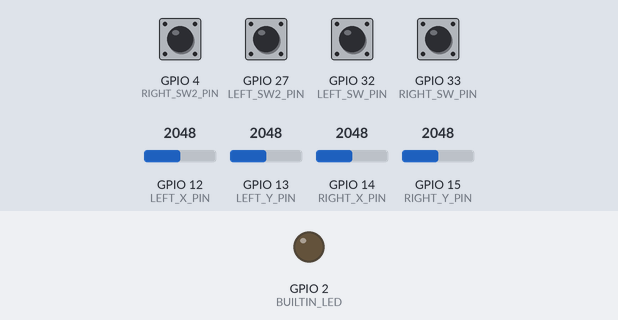
This sketch was run on a simulated ESP32. Shown: output pins drawn as LEDs (lit = HIGH). The inputs (shaded band) are chosen by the test bench; at power-on: GPIO 4 (RIGHT_SW2_PIN), GPIO 27 (LEFT_SW2_PIN), GPIO 32 (LEFT_SW_PIN), GPIO 33 (RIGHT_SW_PIN) HIGH, GPIO 12 (LEFT_X_PIN) = 2048, GPIO 13 (LEFT_Y_PIN) = 2048, GPIO 14 (RIGHT_X_PIN) = 2048, GPIO 15 (RIGHT_Y_PIN) = 2048. Nothing arrives over Bluetooth unless stated; what the sketch prints to the serial monitor is not drawn.

Above: at 0.1 s.
Timing chart, 0 to 1.8 s (numbered marks = the images above):
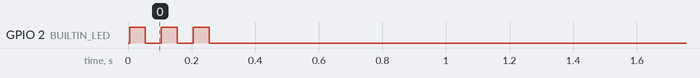

The sketch:

transmitter.ino
```cpp
#include "Arduino.h"
#include "InputCmd.h"
#include "Transmit.h"

Transmit transmit;

void setup() {
    Serial.begin(115200);
    transmit.setup();
 }

void loop() {
    transmit.transmit_data();
}
```

InputCmd.cpp
```cpp
#include "InputCmd.h"

InputCmd::InputCmd() {}
void InputCmd::setup() {
    pinMode(LEFT_SW_PIN, INPUT_PULLUP);
    pinMode(RIGHT_SW_PIN, INPUT_PULLUP);

#ifdef ADDITIONAL_BUTTONS
    pinMode(LEFT_SW2_PIN, INPUT_PULLUP);
    pinMode(RIGHT_SW2_PIN, INPUT_PULLUP);
#endif
}

void InputCmd::sense_value() {
    left_sw_val = digitalRead(LEFT_SW_PIN);
    left_x_val  = analogRead (LEFT_X_PIN) >> 4;
    left_y_val  = analogRead (LEFT_Y_PIN) >> 4;

    right_sw_val = digitalRead(RIGHT_SW_PIN);
    right_x_val  = analogRead (RIGHT_X_PIN) >> 4;
    right_y_val  = analogRead (RIGHT_Y_PIN) >> 4;

#ifdef ADDITIONAL_BUTTONS
    left_sw2_val = digitalRead(LEFT_SW2_PIN);
    right_sw2_val = digitalRead(RIGHT_SW2_PIN);
#endif
}
```

InputCmd.h
```cpp
#ifndef InputCmd_h
#define InputCmd_h
#include "Arduino.h"
#include "def_system.h"

class InputCmd {
   public:
    InputCmd();

    void setup();
    void sense_value();

    int get_left_sw_val()  { return left_sw_val; }
    int get_left_x_val()   { return left_x_val; }
    int get_left_y_val()   { return left_y_val; }

    int get_right_sw_val() { return right_sw_val; }
    int get_right_x_val()  { return right_x_val; }
    int get_right_y_val()  { return right_y_val; }

#ifdef ADDITIONAL_BUTTONS
    int get_left_sw2_val()  { return left_sw2_val; }
    int get_right_sw2_val()  { return right_sw2_val; }
#endif

   private:
    char left_sw_val = 0;
    unsigned int left_x_val = 0;
    unsigned int left_y_val = 0;

    char right_sw_val = 0;
    unsigned int right_x_val = 0;
    unsigned int right_y_val = 0;

#ifdef ADDITIONAL_BUTTONS
    char left_sw2_val = 0;
    char right_sw2_val = 0;
#endif
};
#endif  // #ifndef InputCmd_h
```

Transmit.cpp
```cpp
#include "Transmit.h"

BluetoothSerial SerialBT;

Transmit::Transmit() {}

void Transmit::setup() {
    input.setup();

    bluetooth_setup();
    notify_bluetooth_setup_finished();
}

void Transmit::bluetooth_setup() {
    SerialBT.begin("ESP32test", true);
    Serial.println("The device started in master mode, make sure remote BT device is on!");

    connected = SerialBT.connect(address);
    if (connected) {
        Serial.println("Connected Succesfully!");
    } else {
        while (!SerialBT.connected(10000)) {
            Serial.println(
                "Failed to connect. Make sure remote device is available and "
                "in range, then restart app.");
        }
    }
    if (SerialBT.disconnect()) {
        Serial.println("Disconnected Succesfully!");
    }
    SerialBT.connect();
}

void Transmit::notify_bluetooth_setup_finished() {
    pinMode(BUILTIN_LED, OUTPUT);
    for (int i = 0; i < 3; i++) {
        digitalWrite(BUILTIN_LED, HIGH);
        delay(50);
        digitalWrite(BUILTIN_LED, LOW);
        delay(50);
    }
}

uint8_t Transmit::calculate_checksum(uint8_t *data) {
  uint8_t checksum = 0;
  checksum |= 0b11000000 & data[1];
  checksum |= 0b00110000 & data[2];
  checksum |= 0b00001100 & data[3];
  checksum |= 0b00000011 & data[4];

  return checksum;
}

uint8_t Transmit::pack_switch_data() {
    uint8_t left_sw_data  = 0x01 & input.get_left_sw_val();
    uint8_t right_sw_data = 0x02 & (input.get_right_sw_val() << 1);
    return left_sw_data | right_sw_data;
}

void Transmit::transmit_data() {
    uint8_t send_data[TRANSMIT_DATA_SIZE];

    input.sense_value();
#ifdef DEBUG_BUILD
    Serial.print("Left Switch: ");
    Serial.print(input.get_left_sw_val());
    Serial.print(", ");
    Serial.print("Left X-axis: ");
    Serial.print(input.get_left_x_val());
    Serial.print(", ");
    Serial.print("Left Y-axis: ");
    Serial.print(input.get_left_y_val());
    Serial.print(", ");

    Serial.print("Right Switch: ");
    Serial.print(input.get_right_sw_val());
    Serial.print(", ");
    Serial.print("Right X-axis: ");
    Serial.print(input.get_right_x_val());
    Serial.print(", ");
    Serial.print("Right Y-axis: ");
    Serial.print(input.get_right_y_val());
    Serial.print("\n\n");
#endif

#ifdef ADDITIONAL_BUTTONS
    Serial.print("Left Switch2: ");
    Serial.print(input.get_left_sw2_val());
    Serial.print(", ");
    Serial.print("Right Switch2: ");
    Serial.print(input.get_right_sw2_val());
    Serial.print(", ");
#endif

    send_data[0] = 'T';
    send_data[1] = input.get_left_y_val();
    send_data[2] = input.get_left_x_val();
    send_data[3] = input.get_right_y_val();
    send_data[4] = input.get_right_x_val();
    send_data[5] = pack_switch_data();
    send_data[6] = calculate_checksum(send_data);
    SerialBT.write(send_data, sizeof(send_data)/sizeof(send_data[0]));

    delay(m_sampling_time_ms);
}
```

Transmit.h
```cpp
#ifndef Transmit_h
#define Transmit_h
#include "BluetoothSerial.h"
#include "Arduino.h"
#include "InputCmd.h"
#include "def_system.h"

class Transmit {
    public:
        Transmit();
        InputCmd input;

        void setup();
        void transmit_data();

    private:
        int m_sampling_time_ms = SAMPLING_TIME_MS;
        //String MACadd = "7C:9E:BD:E3:C1:12";
        uint8_t address[6] = {0x7C, 0x9E, 0xBD, 0xE3, 0xC1, 0x12};
        bool connected;

        void bluetooth_setup();
        void notify_bluetooth_setup_finished();
        uint8_t calculate_checksum(uint8_t *data);
        uint8_t pack_switch_data();
};
#endif  // #ifndef tranmit_h
```

def_system.h
```cpp
#define BUILTIN_LED 2

#define LEFT_SW_PIN 32
#define LEFT_X_PIN 12
#define LEFT_Y_PIN 13

#define RIGHT_SW_PIN 33
#define RIGHT_X_PIN 14
#define RIGHT_Y_PIN 15

#define DEBUG_BUILD
#define SAMPLING_TIME_MS 20
#define TRANSMIT_DATA_SIZE 7

#define ADDITIONAL_BUTTONS
#define LEFT_SW2_PIN 27
#define RIGHT_SW2_PIN 4
```
